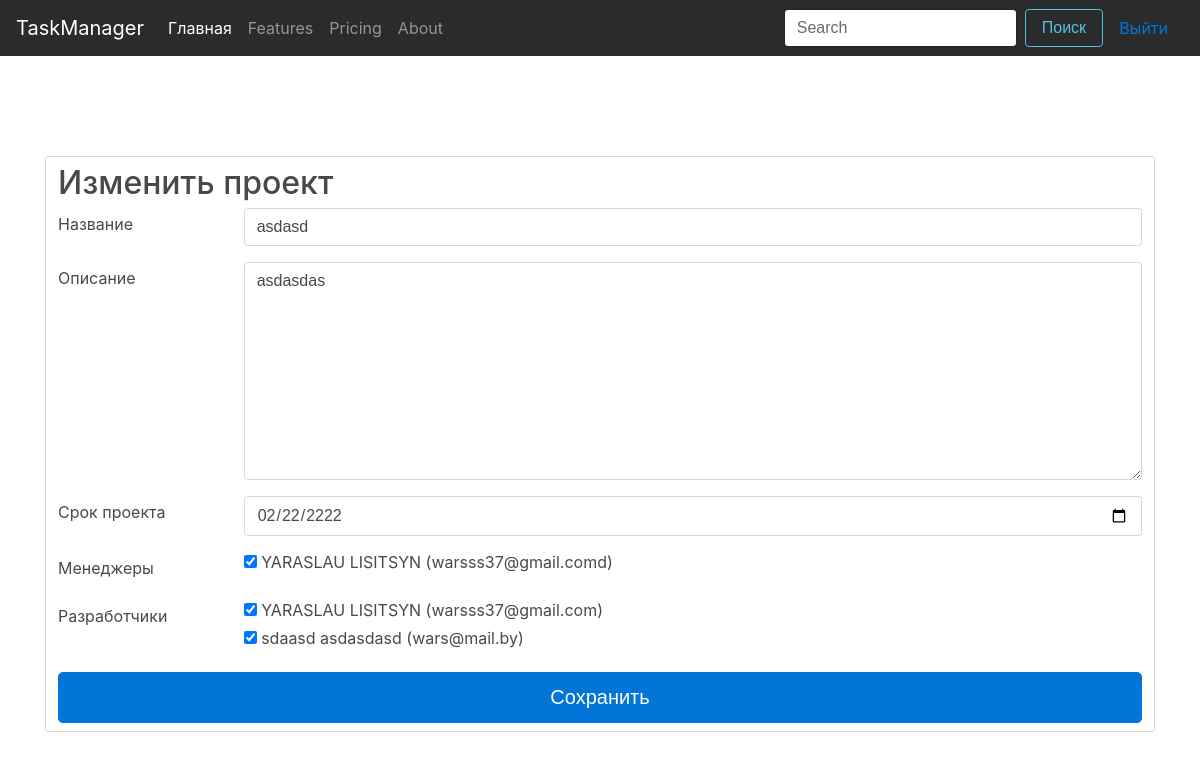
Before: /project/56/edit/ (signed in) with the older database file.
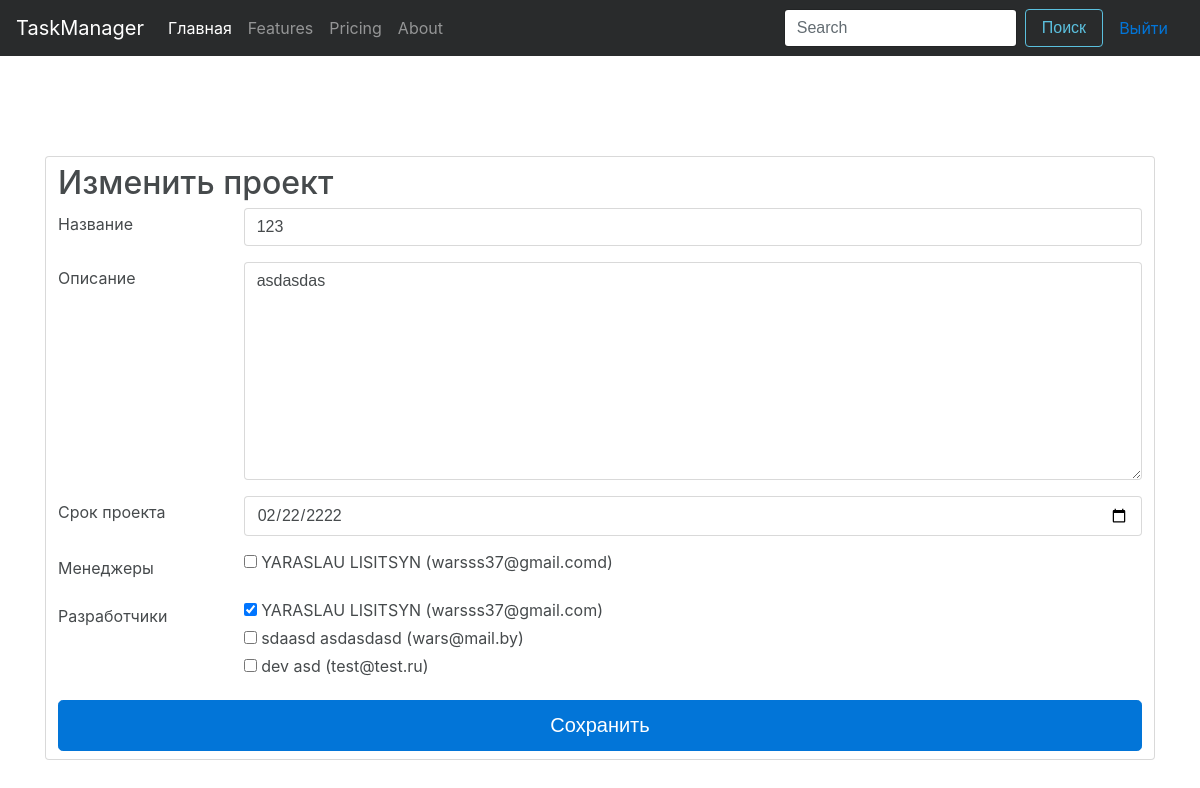
After: the same page with the newer database file.
### Project/models.py (models this page shows, shortened)
class Project(models.Model):
    title = models.CharField(max_length=100, verbose_name='Заголовок')
    description = models.TextField(verbose_name='Описание')
    users = models.ManyToManyField(settings.AUTH_USER_MODEL, verbose_name='Те кому домтупен проект')
    due_date = models.DateField(verbose_name='Срок проекта', db_index=True, default=datetime.now())
    date_create = models.DateTimeField(default=datetime.now(), db_index=True, verbose_name='Дата создания')
    class Meta:
        ordering = ['-date_create']
        verbose_name = 'Проект'
        verbose_name_plural = 'Проекты'

### User/models.py (models this page shows, shortened)
class User(AbstractBaseUser, PermissionsMixin, models.Model):
    email = models.EmailField(
        max_length=255,
        unique=True,
        db_index=True,
        verbose_name='Email'
    )
    firstname = models.CharField(
        verbose_name='Имя',
        max_length=40,
        null=True,
        blank=True
    )
    lastname = models.CharField(
        verbose_name='Фамилия',
        max_length=40,
        null=True,
        blank=True
    )
    role = models.CharField(
        max_length=255,
        verbose_name='Права пользователя'
    )
    avatar = models.ImageField(
        blank=True,
        null=True,
        upload_to='uploads/avatar',
        verbose_name='Аватар'
    )
    is_active = models.BooleanField(
        default=True,
        verbose_name='Активен'
    )
    is_admin = models.BooleanField(
        default=False,
        verbose_name='Админ'
    )
    register_date = models.DateTimeField(
        auto_now_add=True,
        verbose_name='Дата регистрации'
    )
    USERNAME_FIELD = 'email'
    REQUIRED_FIELDS = []
    objects = UserManager()
    class Meta:
        verbose_name = 'Пользователь'
        verbose_name_plural = 'Пользователи'

### Project/views.py (the view, shortened to what this page needs)
# urls.py: url(r'^project/(?P<pk>\d+)/edit/$', login_required(ProjectUpdate.as_view()), name='project_edit'),
class ProjectUpdate(TemplateView):
    project = None
    template_name = 'project/project_edit.html'
    form = None
    manager = None
    developer = None
    user = None
    def get(self, request, *args, **kwargs):
        self.project = Project.objects.get(pk = self.kwargs['pk'])
        self.user = Project.objects.filter(users=request.user)
        if (request.user.role == "Manager" and self.user) or request.user.is_admin :
            self.form = ProjectCreateForm(instance=self.project)
            self.manager = User.objects.filter(role='Manager')
            self.developer = User.objects.filter(role='Developer')
            return super(ProjectUpdate, self).get(request, *args, **kwargs)
        else:
            return redirect(reverse('main'))
    def get_context_data(self, **kwargs):
        context = super(ProjectUpdate, self).get_context_data(**kwargs)
        context['project'] = self.project
        context['managers'] = self.manager
        context['developers'] = self.developer
        return context

### templates/project/project_edit.html (shortened to what this page needs)
{% extends 'base.html' %}
{% block content %}
    <div class="container form-cont">
            <form action="" method="post" class="form-control">
                <h2>Изменить проект</h2>
                <div class="form-group row">
                    <label for="text-input" class="col-2 col-form-label">Название</label>
                    <div class="col-10">
                        <input type="text" id="id_title" class="form-control" placeholder="Название" name="title" value="{{ project.title }}"  required>
                    </div>
                </div>
                <div class="form-group row">
                    <label for="textarea-input" class="col-2 col-form-label">Описание</label>
                    <div class="col-10">
                        <textarea name="description" id="id_description" style="width: 100%" rows="10" class="form-control" >{{ project.description }}</textarea>
                    </div>
                </div>
                <div class="form-group row">
                  <label for="date-input" class="col-2 col-form-label">Срок проекта</label>
                  <div class="col-10">
                    <input class="form-control" type="date" id="example-date-input" name="due_date" value="{{ project.due_date|date:'Y-m-d' }}">
                  </div>
                </div>
                 <div class="form-group row">
                  <label for="date-input" class="col-2 col-form-label">Менеджеры</label>
                  <div class="col-10">
                      {% for manager in managers %}
                          <div class="checkbox">
                              <label>
                              {% if user.is_admin %}
                                    <input type="checkbox" name="users" value="{{ manager.id }}" style="padding: 10px" {% for mn in project.users.all %}{% if mn.id == manager.id %} checked {% endif %}{% endfor %}>
                                    <span class="custom-control-description">{{ manager.firstname }} {{ manager.lastname }} ({{ manager.email }})</span>
                              {% endif %}
                              </label>
                          </div>
                      {% endfor %}
                  </div>
                </div>
                <div class="form-group row">
                  <label for="date-input" class="col-2 col-form-label">Разработчики</label>
                  <div class="col-10">
                      {% for developer in developers %}
                          <div class="checkbox">
                              <label>
                                  <input type="checkbox" name="users" value="{{ developer.id }}" style="padding: 10px" {% for mn in project.users.all %}{% if mn.id == developer.id %} checked {% endif %}{% endfor %}>
                                  <span class="custom-control-description">{{ developer.firstname }} {{ developer.lastname }} ({{ developer.email }})</span>
                              </label>
                          </div>
                      {% endfor %}
                  </div>
                </div>
                <div class="submit-button">
                    <input type="submit" value="Сохранить" class="btn btn-lg btn-primary btn-block">
                </div>
            </form>
    </div>
{% endblock %}

Changed rows visible on the page:
changed Project "asdasdas": title "asdasd" → "123"
changed User "warsss37@gmail.comd": users "☑" → "☐"
changed User "sdaasd": users "☑" → "☐"
added User: firstname "dev", lastname "asd", email "test@test.ru"
